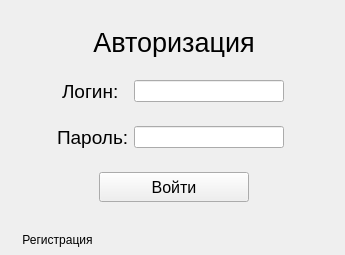
<?xml version="1.0" encoding="UTF-8"?>
<ui version="4.0">
 <class>Form</class>
 <widget class="QWidget" name="Form">
  <property name="geometry">
   <rect>
    <x>0</x>
    <y>0</y>
    <width>345</width>
    <height>255</height>
   </rect>
  </property>
  <property name="windowTitle">
   <string>Form</string>
  </property>
  <widget class="QWidget" name="verticalLayoutWidget">
   <property name="geometry">
    <rect>
     <x>20</x>
     <y>10</y>
     <width>308</width>
     <height>211</height>
    </rect>
   </property>
   <layout class="QVBoxLayout" name="verticalLayout">
    <item>
     <widget class="QLabel" name="label">
      <property name="sizePolicy">
       <sizepolicy hsizetype="Expanding" vsizetype="Preferred">
        <horstretch>0</horstretch>
        <verstretch>0</verstretch>
       </sizepolicy>
      </property>
      <property name="minimumSize">
       <size>
        <width>0</width>
        <height>0</height>
       </size>
      </property>
      <property name="maximumSize">
       <size>
        <width>16777215</width>
        <height>30</height>
       </size>
      </property>
      <property name="font">
       <font>
        <pointsize>20</pointsize>
       </font>
      </property>
      <property name="text">
       <string>Авторизация</string>
      </property>
      <property name="alignment">
       <set>Qt::AlignCenter</set>
      </property>
     </widget>
    </item>
    <item>
     <layout class="QHBoxLayout" name="horizontalLayout">
      <property name="spacing">
       <number>0</number>
      </property>
      <property name="leftMargin">
       <number>40</number>
      </property>
      <property name="rightMargin">
       <number>40</number>
      </property>
      <item>
       <widget class="QLabel" name="lbl_login">
        <property name="maximumSize">
         <size>
          <width>70</width>
          <height>40</height>
         </size>
        </property>
        <property name="font">
         <font>
          <pointsize>14</pointsize>
         </font>
        </property>
        <property name="text">
         <string>Логин:</string>
        </property>
       </widget>
      </item>
      <item>
       <widget class="QLineEdit" name="lineE_login">
        <property name="maximumSize">
         <size>
          <width>150</width>
          <height>16777215</height>
         </size>
        </property>
       </widget>
      </item>
     </layout>
    </item>
    <item>
     <layout class="QHBoxLayout" name="horizontalLayout_2">
      <property name="spacing">
       <number>0</number>
      </property>
      <property name="leftMargin">
       <number>30</number>
      </property>
      <property name="rightMargin">
       <number>35</number>
      </property>
      <item>
       <widget class="QLabel" name="lbl_password">
        <property name="maximumSize">
         <size>
          <width>70</width>
          <height>40</height>
         </size>
        </property>
        <property name="font">
         <font>
          <pointsize>14</pointsize>
         </font>
        </property>
        <property name="text">
         <string>Пароль:</string>
        </property>
       </widget>
      </item>
      <item>
       <widget class="QLineEdit" name="lineE_pasword">
        <property name="maximumSize">
         <size>
          <width>150</width>
          <height>16777215</height>
         </size>
        </property>
       </widget>
      </item>
     </layout>
    </item>
    <item>
     <layout class="QHBoxLayout" name="horizontalLayout_3">
      <item>
       <widget class="QPushButton" name="btn_enter">
        <property name="sizePolicy">
         <sizepolicy hsizetype="MinimumExpanding" vsizetype="Fixed">
          <horstretch>0</horstretch>
          <verstretch>0</verstretch>
         </sizepolicy>
        </property>
        <property name="minimumSize">
         <size>
          <width>0</width>
          <height>5</height>
         </size>
        </property>
        <property name="maximumSize">
         <size>
          <width>150</width>
          <height>30</height>
         </size>
        </property>
        <property name="font">
         <font>
          <pointsize>12</pointsize>
         </font>
        </property>
        <property name="layoutDirection">
         <enum>Qt::LeftToRight</enum>
        </property>
        <property name="text">
         <string>Войти</string>
        </property>
        <property name="default">
         <bool>false</bool>
        </property>
       </widget>
      </item>
     </layout>
    </item>
   </layout>
  </widget>
  <widget class="QPushButton" name="btn_registration">
   <property name="geometry">
    <rect>
     <x>20</x>
     <y>230</y>
     <width>75</width>
     <height>20</height>
    </rect>
   </property>
   <property name="maximumSize">
    <size>
     <width>16777215</width>
     <height>20</height>
    </size>
   </property>
   <property name="text">
    <string>Регистрация</string>
   </property>
   <property name="flat">
    <bool>true</bool>
   </property>
  </widget>
 </widget>
 <resources/>
 <connections/>
</ui>
